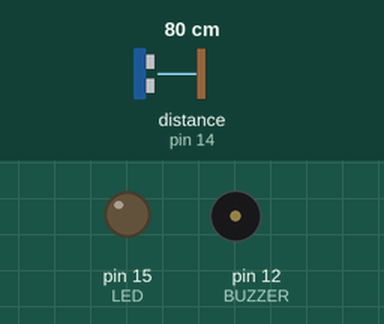
The sketch below on a simulated Arduino Uno, built with avr-gcc and run on an emulated ATmega328P. On the bench: output pins drawn as LEDs (lit = HIGH), buzzer (waves = sounding, pin HIGH). Wiring (inferred from the names in the program): ultrasonic range finder: trigger pin 13; echo pin 14. The inputs (shaded band) are chosen by the test bench; at power-on: distance to the obstacle (sensor on pin 14) 80 cm. The echo pulse lasts 58.3 µs per cm; pins used as bus, display or sensor lines are not drawn; what the sketch prints to the serial monitor is not drawn.

Above: at 0.25 s.
At 2.0 s:
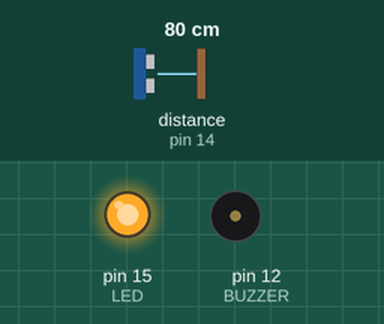
Timing chart, 0 to 40.0 s (numbered marks = the images above):
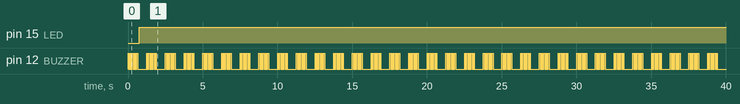

Measured:
- by itself, pin 15 (LED): LOW → HIGH at 0.75 s
- by itself, pin 12 (BUZZER): repeats every 1.3 s: 4 × (LOW 0.10 s, HIGH 0.05 s), LOW 0.60 s, HIGH 0.05 s

The sketch:

19_ultrasonicobuzzer.ino
```cpp
#define TRG 13
#define ECHO 14
#define LED 15
#define BUZZER 12

#define MAX_DIST 700 // cm

float distancia = 0.0;
float timeOut = MAX_DIST * 60;
int velSonido = 340;
int valorLed;

int intervalos[] = {10, 20, 30, 40, 50, 60, 70, 80, 90, 100};


void setup() {
  Serial.begin(115200);
  pinMode(TRG, OUTPUT);
  pinMode(ECHO, INPUT);
  pinMode(LED, OUTPUT);
  pinMode(BUZZER, OUTPUT);
}

void loop() {
  distancia = getSonar();
  int umbral;

  umbral = getIntervalo(distancia);
  if (umbral <= 100){
    pitar(umbral);
  }
  valorLed = 255 - map(distancia, 0, 400, 0, 255);
  analogWrite(LED, valorLed);
  Serial.println("Distancia: " + String(distancia));
  delay(500);

}

float getSonar(){
  unsigned long int pingTime = 0;
  float dist = 0.0;

  digitalWrite(TRG, HIGH);
  delayMicroseconds(10);
  digitalWrite(TRG, LOW);

  pingTime = pulseIn(ECHO, HIGH, timeOut);
  Serial.print("PingTime: " + String(pingTime) + "     ");

  dist = (float) pingTime * velSonido / 2 / 10000;
  return dist; //en cm

}

int getIntervalo(float lejos){
  int salida = 1000;

  for(int i = 0; i < 10; i++){
    if(lejos <= intervalos[i]){
      salida = intervalos[i];
      break;
    }
  }
  return salida;
}

void pitar(int umbral){
  for(int i = 0; i < 5; i++){
    digitalWrite(BUZZER, HIGH);
    delay(50);
    digitalWrite(BUZZER, LOW);
    delay(10 * umbral);
  }
}
```
